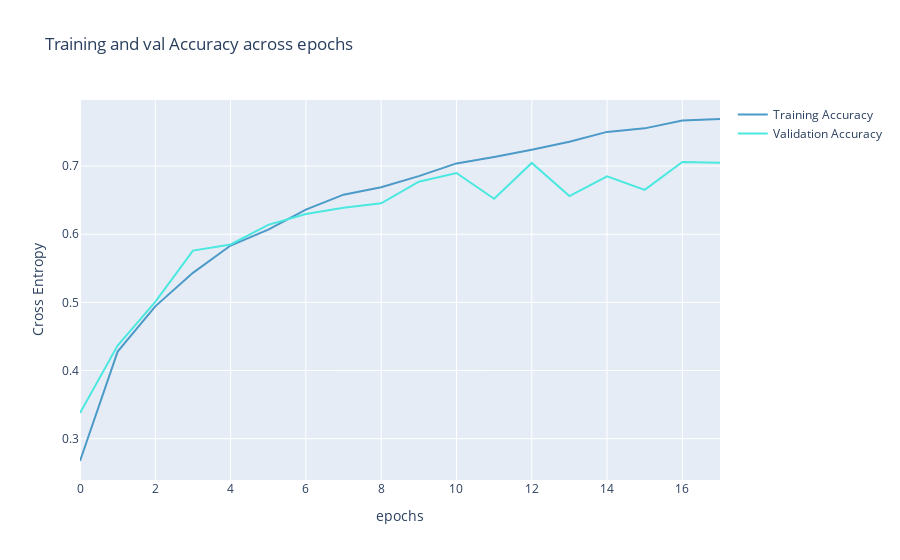

The code cell stored with this chart in its notebook:
### Code cell
fig = go.Figure(data=[
                      go.Scatter(
                          y=history_pooling["accuracy"],
                          name="Training Accuracy",
                          mode="lines",
                          marker=dict(
                              color=color_chart[0]
                          )),
                      go.Scatter(
                          y=history_pooling["val_accuracy"],
                          name="Validation Accuracy",
                          mode="lines",
                          marker=dict(
                              color=color_chart[1]
                          ))
])
fig.update_layout(
    title='Training and val Accuracy across epochs',
    xaxis_title='epochs',
    yaxis_title='Cross Entropy'    
)
fig.show()

### Figure 1 — Plotly figure (JSON) as saved in the notebook; plotly's stock layout.template omitted (floating-point values rounded to 4 significant figures)
{"data": [{"marker": {"color": "#4B9AC7"}, "mode": "lines", "name": "Training Accuracy", "type": "scatter", "y": [0.2672, 0.4278, 0.4942, 0.5434, 0.5835, 0.6069, 0.6362, 0.6581, 0.669, 0.6853, 0.704, 0.7134, 0.724, 0.7358, 0.7503, 0.7554, 0.7668, 0.7692]}, {"marker": {"color": "#4BE8E0"}, "mode": "lines", "name": "Validation Accuracy", "type": "scatter", "y": [0.3375, 0.4367, 0.5007, 0.576, 0.585, 0.6138, 0.6297, 0.6388, 0.6455, 0.6772, 0.6899, 0.6522, 0.7046, 0.656, 0.685, 0.6651, 0.706, 0.705]}], "layout": {"title": {"text": "Training and val Accuracy across epochs"}, "xaxis": {"title": {"text": "epochs"}}, "yaxis": {"title": {"text": "Cross Entropy"}}}}
